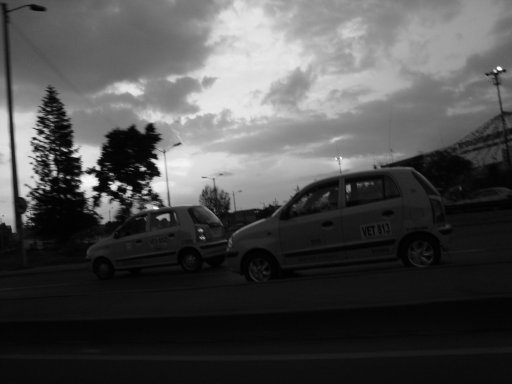
%> input picture transformacionPuntual/imagenesOriginales/Ocaso_gris_001.png, 512 x 384 px
$ octave tansformacionPuntual.m   (GNU Octave 9; MATLAB toolbox functions it lacks are replaced by stand-ins)
%> lines starting %> are read from the running program, lines starting %| are printed output that depends on the picture
close all; clear all; clc;
im1 = imread('imagenesOriginales/Ocaso_gris_001.png');
%> im1 is the input picture: size 384x512 uint8; min 1, max 255, mean 76.8
[M1,N1] = size(im1); % tamano de la imagen (384x512)
%> M1 = 384; N1 = 512

im2 = double(im1)/255;
minimo = min(im2(:));
%> minimo = 0.00392
maximo = max(im2(:));
%> maximo = 1

im3 = im2.^2; % La imagen resultante es mas oscura que la original
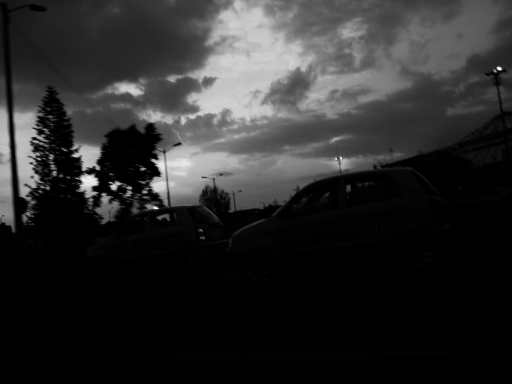
%> im3: size 384x512 double; min 1.54e-05, max 1, mean 0.171
im4 = im2.^(1/2); % La imagen resultante es mas clara que la original
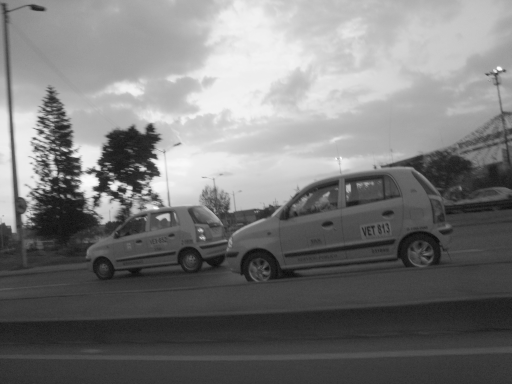
%> im4: size 384x512 double; min 0.0626, max 1, mean 0.476
% cuando se le aplica a la imagen una operacion de potencia se dice que se
% esta realizando una correccion gamma
figure(1), imshow([im2 im3 im4]);
%> after `imshow([im2 im3 im4])`:
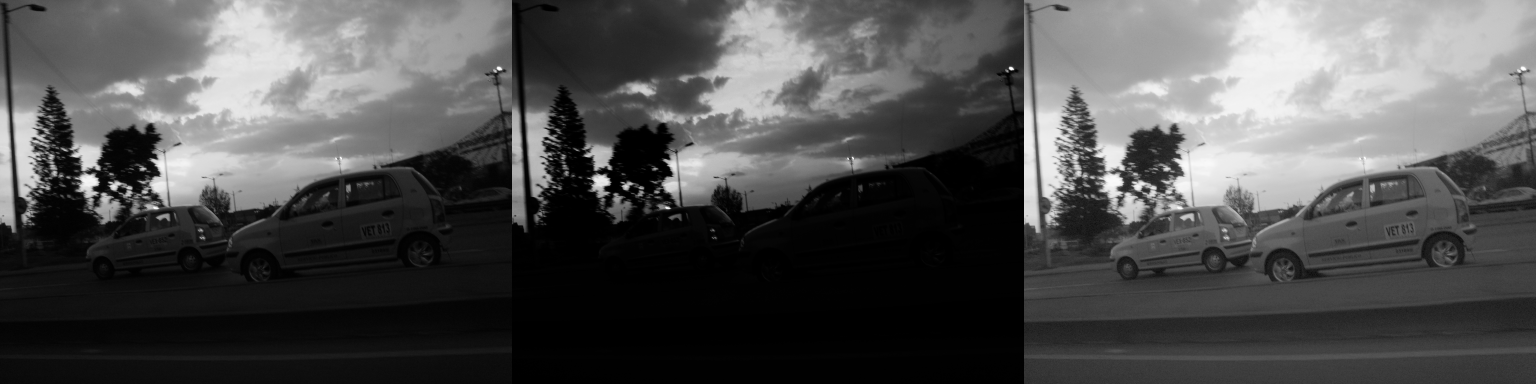
%> displayed picture: size 384x1536, on the screen's scale of 0 to 255; min 0, max 255, mean 80.6

[h,x] = imhist(im2);% se obtiene un histograma de la imagen
%> h = 256 values, max 6213 at index 17, min 0 at index 1, mean 768; x = 256 values from 0 to 1
% subplot(filas,columnas,#imagen)
figure(2); subplot(3,2,1),stem(x,h,'marker','none');
p = mean2(im2);
%> p = 0.301
hold on, line([p,p],[0,max(h)], 'color', 'm'); % Marca la media del histograma
title('Histograma de la imagen original'); grid on; grid minor;
[f,z]=imhist(im2,1000000); %Normalizando cuentas
fNorm = f/(sum(f)*(z(2)-z(1))); % Dividiendo por el total de las cuentas y el ancho binario para hacer un area bajo la curva.
fAcum = cumsum(fNorm);%Suma acumulada
subplot(3,2,2),plot(z,fAcum) %Graficar

[h2,x2] = imhist(im3);
%> h2 = 256 values, max 45955 at index 2, min 0 at index 73, mean 768; x2 = 256 values from 0 to 1
subplot(3,2,3),stem(x2,h2,'marker','none');
p2 = mean2(im3);
%> p2 = 0.171
hold on, line([p2,p2],[0,max(h2)], 'color', 'm');
title('Transformacion exponencial'); grid on; grid minor;
[f2,z2]=imhist(im3,1000000);
fNorm = f2/(sum(f2)*(z2(2)-z2(1)));
fAcum = cumsum(fNorm);
subplot(3,2,4),plot(z2,fAcum)

[h3,x3] = imhist(im4);
%> h3 = 256 values, max 6213 at index 65, min 0 at index 1, mean 768; x3 = 256 values from 0 to 1
subplot(3,2,5),stem(x3,h3,'marker','none');
p3 = mean2(im4);
%> p3 = 0.476
hold on, line([p3,p3],[0,max(h3)], 'color', 'm');
title('Transformacion Raiz'); grid on; grid minor;
[f3,z3]=imhist(im4,1000000);
fNorm = f3/(sum(f3)*(z3(2)-z3(1)));
fAcum = cumsum(fNorm);
subplot(3,2,6),plot(z3,fAcum)
%> after `plot(z3,fAcum)`:
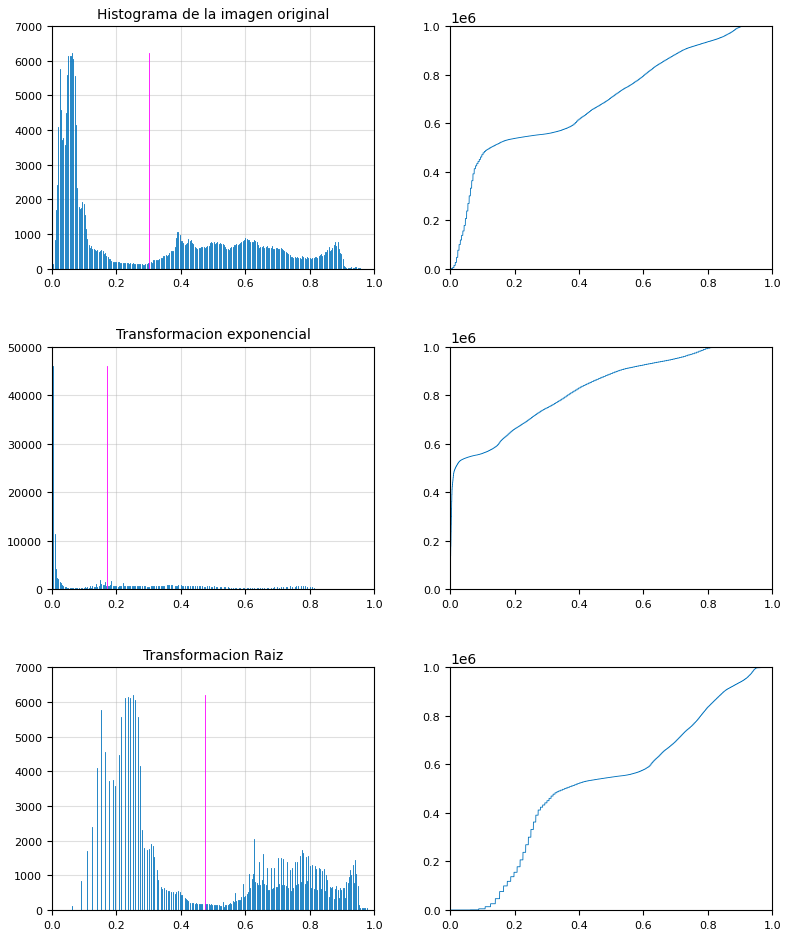
%> figure redrawn from the program's plot data, 6 panels; panel 1: highest point at x = 0.0627, y = 6213; panel 2: curve peaks at x = 1, y = 999999; panel 3: highest point at x = 0.00392, y = 45955; panel 5: highest point at x = 0.251, y = 6213


%Calculamos la energia para notar su diferencia por el efecto a ruido
E1 = sum(abs(double(im1(:)).^2));
%> E1 = 2189180265
%Se concluye que ninguna de las imagenes presenta ruido considerable para
%ser tenido en cuenta en cuenta como parametro adecuado para la correccion
%del set de imagenesOriginales

$ run again, with transformacionPuntual/imagenesOriginales/Ocaso_gris_002.png copied over transformacionPuntual/imagenesOriginales/Ocaso_gris_001.png
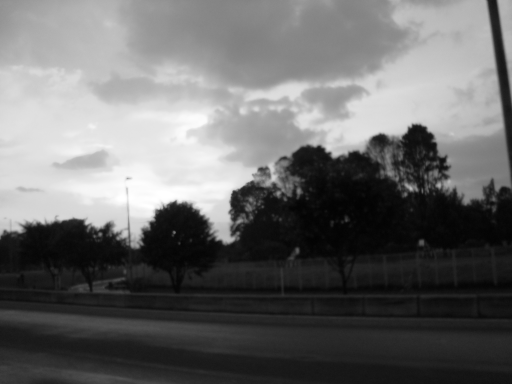
%> input picture transformacionPuntual/imagenesOriginales/Ocaso_gris_002.png, 512 x 384 px
%> im1 is the input picture: size 384x512 uint8; min 2, max 255, mean 105.8
%> minimo = 0.00784
%> maximo = 1
%> `im4 = im2.^(1/2);`:
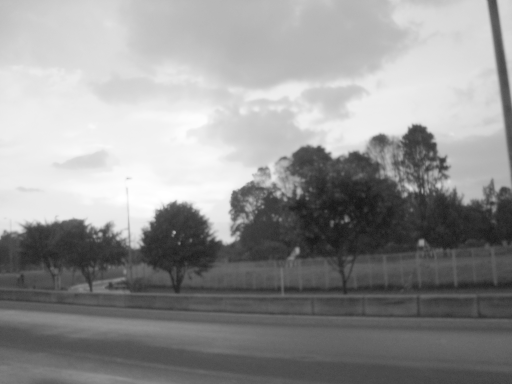
%> im4: size 384x512 double; min 0.0886, max 1, mean 0.581
%> `imshow([im2 im3 im4])`:
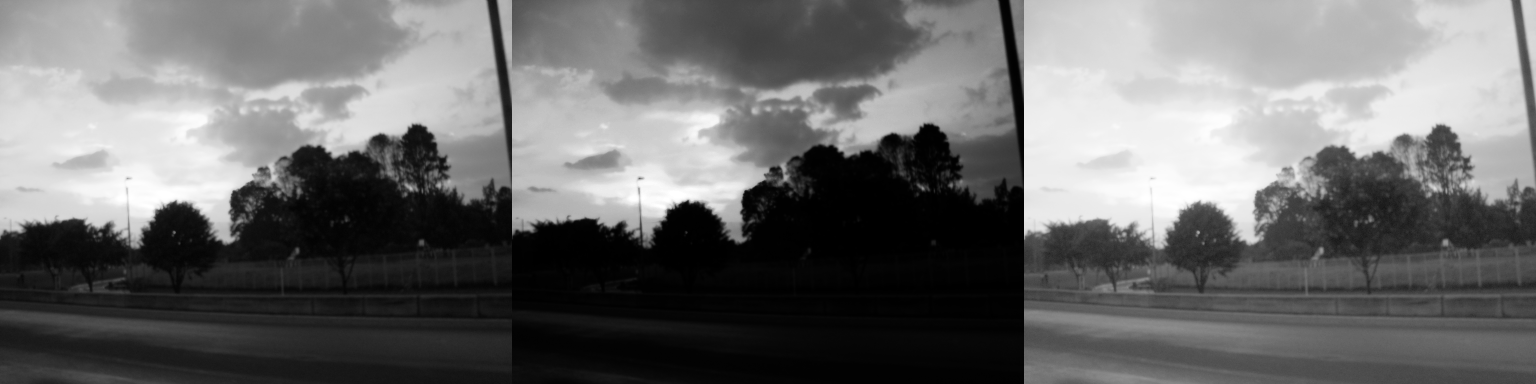
%> displayed picture: size 384x1536, on the screen's scale of 0 to 255; min 0, max 255, mean 108.2
%> h = 256 values, max 3029 at index 28, min 0 at index 1, mean 768; x = 256 values from 0 to 1
%> p = 0.415
%> h2 = 256 values, max 15896 at index 3, min 0 at index 73, mean 768; x2 = 256 values from 0 to 1
%> p2 = 0.277
%> h3 = 256 values, max 3029 at index 84, min 0 at index 1, mean 768; x3 = 256 values from 0 to 1
%> p3 = 0.581
%> E1 = 3547501369

$ run again, with transformacionPuntual/imagenesOriginales/Ocaso_gris_003.png copied over transformacionPuntual/imagenesOriginales/Ocaso_gris_001.png
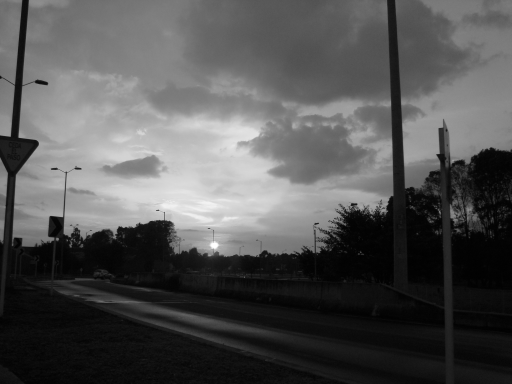
%> input picture transformacionPuntual/imagenesOriginales/Ocaso_gris_003.png, 512 x 384 px
%> im1 is the input picture: size 384x512 uint8; min 1, max 255, mean 83.3
%> minimo = 0.00392
%> maximo = 1
%> `im4 = im2.^(1/2);`:
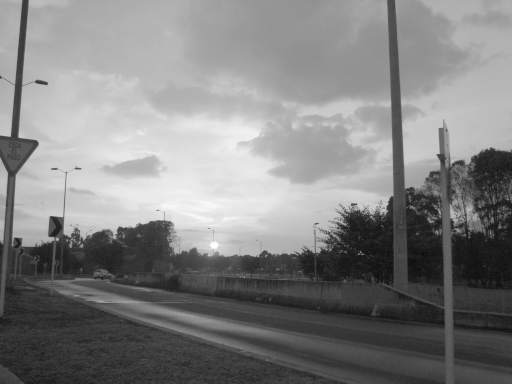
%> im4: size 384x512 double; min 0.0626, max 1, mean 0.51
%> `imshow([im2 im3 im4])`:
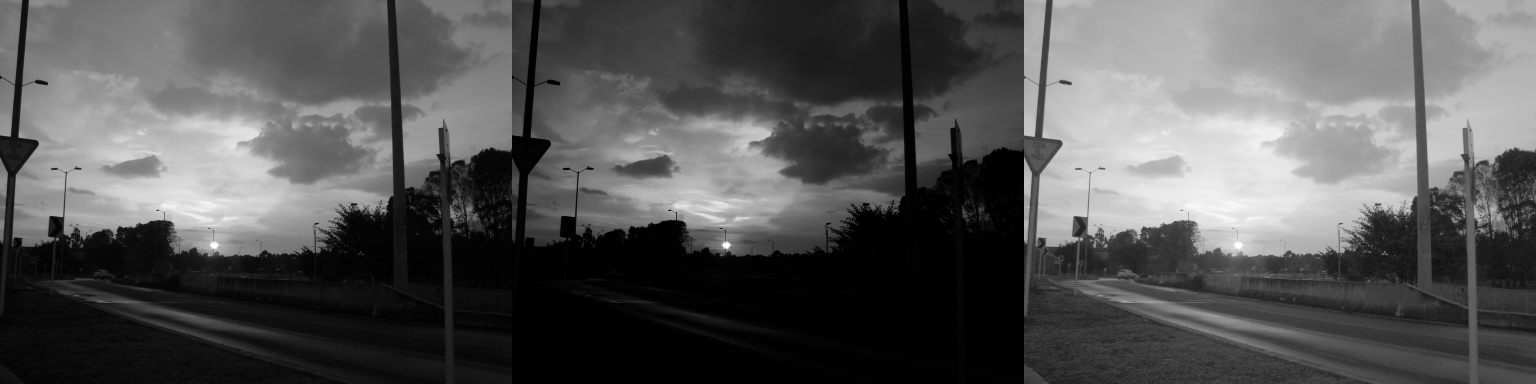
%> displayed picture: size 384x1536, on the screen's scale of 0 to 255; min 0, max 255, mean 85.9
%> h = 256 values, max 4756 at index 12, min 0 at index 1, mean 768; x = 256 values from 0 to 1
%> p = 0.327
%> h2 = 256 values, max 33528 at index 1, min 0 at index 73, mean 768; x2 = 256 values from 0 to 1
%> p2 = 0.174
%> h3 = 256 values, max 4756 at index 54, min 0 at index 1, mean 768; x3 = 256 values from 0 to 1
%> p3 = 0.51
%> E1 = 2228344018

$ run again, with transformacionPuntual/imagenesOriginales/Ocaso_gris_004.png copied over transformacionPuntual/imagenesOriginales/Ocaso_gris_001.png
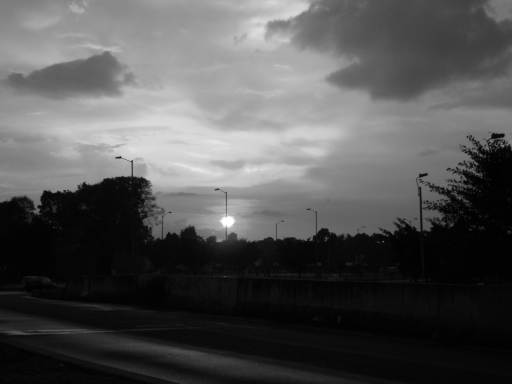
%> input picture transformacionPuntual/imagenesOriginales/Ocaso_gris_004.png, 512 x 384 px
%> im1 is the input picture: size 384x512 uint8; min 0, max 255, mean 83.4
%> minimo = 0
%> maximo = 1
%> `im4 = im2.^(1/2);`:
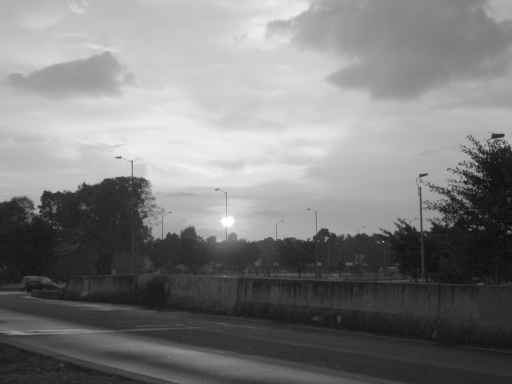
%> im4: size 384x512 double; min 0, max 1, mean 0.497
%> `imshow([im2 im3 im4])`:
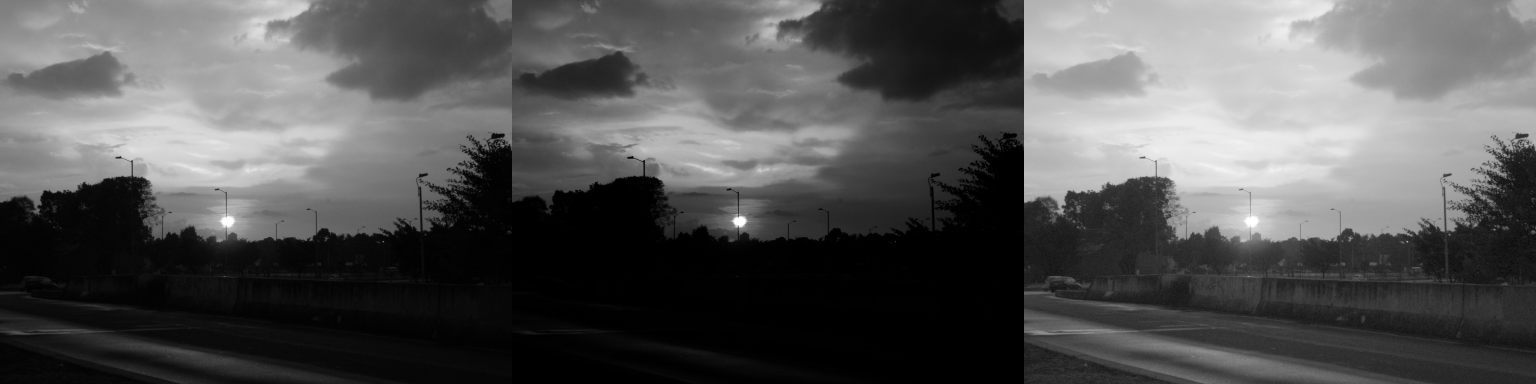
%> displayed picture: size 384x1536, on the screen's scale of 0 to 255; min 0, max 255, mean 85.7
%> h = 256 values, max 7053 at index 8, min 0 at index 241, mean 768; x = 256 values from 0 to 1
%> p = 0.327
%> h2 = 256 values, max 58402 at index 1, min 0 at index 73, mean 768; x2 = 256 values from 0 to 1
%> p2 = 0.185
%> h3 = 256 values, max 7053 at index 43, min 0 at index 2, mean 768; x3 = 256 values from 0 to 1
%> p3 = 0.497
%> E1 = 2366440398
